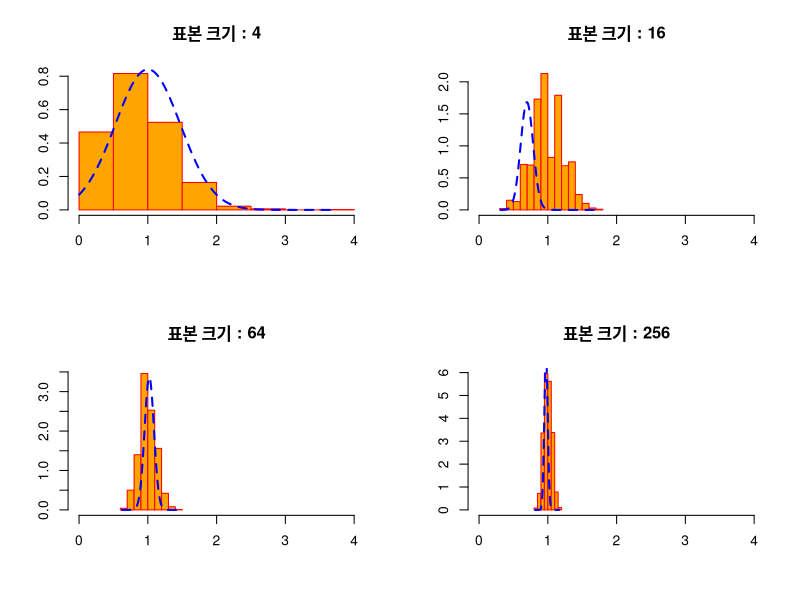

The R source for this figure:
t <- 10
p <- 0.1
x <- 0:10
n <- 1000
b.4.mean <- rep(NA, n)
b.16.mean <- rep(NA, n)
b.64.mean <- rep(NA, n)
b.256.mean <- rep(NA, n)

for(i in 1:n) {
  b.4.mean[i] <- mean( rbinom(4, size=t, prob=p) )
  b.16.mean[i] <- mean( rbinom(16, size=t, prob=p) )
  b.64.mean[i] <- mean( rbinom(64, size=t, prob=p) )
  b.256.mean[i] <- mean( rbinom(256, size=t, prob=p) )
}

par(mfrow=c(2,2))


hist(b.4.mean, prob=T, xlim=c(0, 4), main="표본 크기 : 4", ylab="", xlab="", col="orange", border="red")
x1 <- seq(min(b.4.mean), max(b.4.mean), length=1000)
y1 <- dnorm( x=x1, mean=1, sd=sqrt(0.9)/sqrt(4))
lines(x1, y1, lty=2, lwd=2, col="blue")

hist(b.16.mean, prob=T, xlim=c(0, 4), main="표본 크기 : 16", ylab="", xlab="", col="orange", border="red")
x2 <- seq(min(b.16.mean), max(b.16.mean), length=1000)
y2 <- dnorm( x=x1, mean=1, sd=sqrt(0.9)/sqrt(16) )
lines(x2, y2, lty=2, lwd=2, col="blue")

hist(b.64.mean, prob=T, xlim=c(0, 4), main="표본 크기 : 64", ylab="", xlab="", col="orange", border="red")
x3 <- seq(min(b.64.mean), max(b.64.mean), length=1000)
y3 <- dnorm( x=x2, mean=1, sd=sqrt(0.9)/sqrt(64) )
lines(x3, y3, lty=2, lwd=2, col="blue")

hist(b.256.mean, prob=T, xlim=c(0, 4), main="표본 크기 : 256", ylab="", xlab="", col="orange", border="red")
x4 <- seq(min(b.256.mean), max(b.256.mean), length=1000)
y4 <- dnorm( x=x3, mean=1, sd=sqrt(0.9)/sqrt(256) )
lines(x4, y4, lty=2, lwd=2, col="blue")